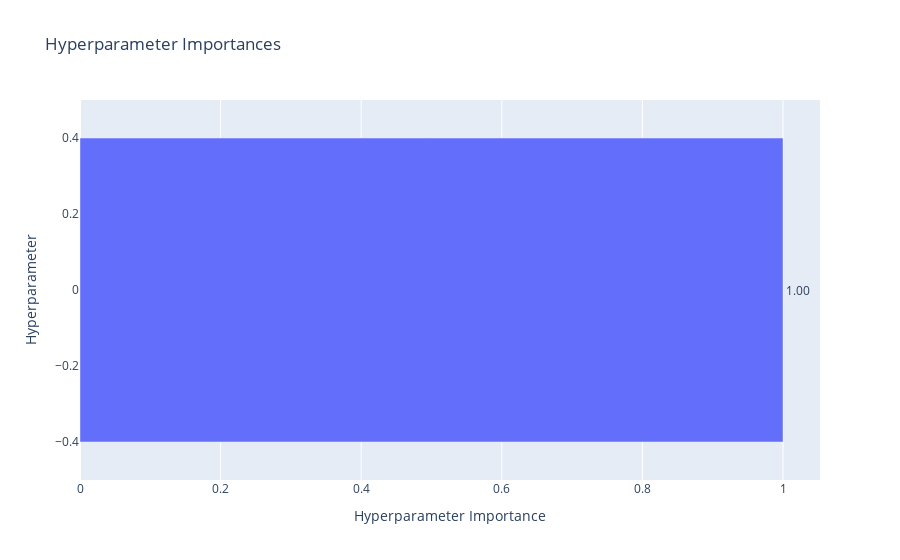

Notebook code cell kept with this figure:
### Markdown cell above
## Tune Class Weight

### Code cell
objective_func = partial(
    objective,
    X_train=X_train,
    y_train=y_train,
    # X_test=X_test,
    # y_test=y_test,
    k=3,
    model='xgb',
    mode='class_weight'
)

study = optuna.create_study(direction = 'maximize')
study.optimize(objective_func, n_trials = 10)
trial = study.best_trial
print('Best Score: ', trial.value)
print('Best Params: ')
print(trial.params)
optuna.visualization.plot_contour(study)
optuna.visualization.plot_param_importances(study)

### Figure 1 — Plotly figure (JSON) as saved in the notebook; plotly's stock layout.template omitted (floating-point values rounded to 4 significant figures)
{"data": [{"cliponaxis": false, "hovertemplate": ["0 (FloatDistribution): 1.0<extra></extra>"], "name": "Objective Value", "orientation": "h", "text": ["1.00"], "textposition": "outside", "type": "bar", "x": [1], "y": [0]}], "layout": {"title": {"text": "Hyperparameter Importances"}, "xaxis": {"title": {"text": "Hyperparameter Importance"}}, "yaxis": {"title": {"text": "Hyperparameter"}}}}
